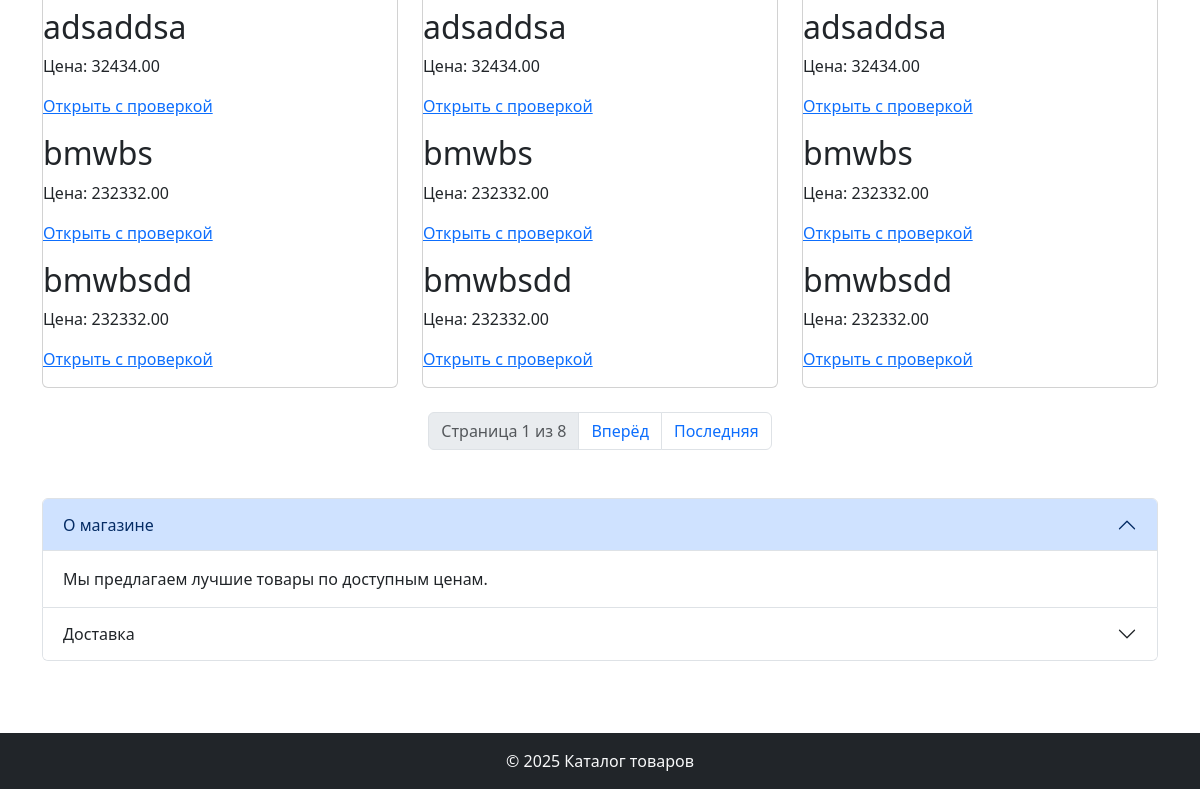
The app's page /shop/list/ (lower part), older data.
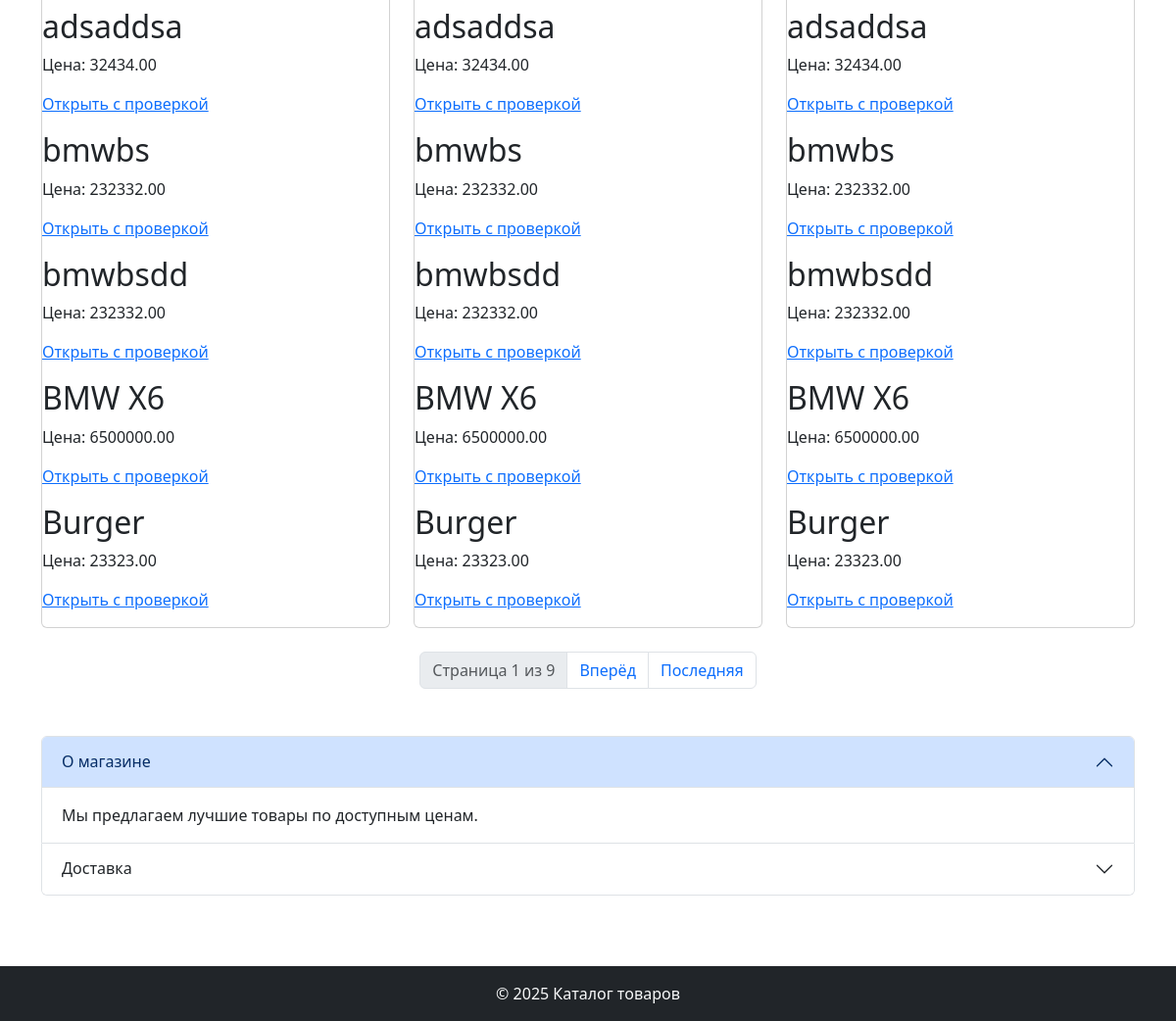
The same page, newer data.
### shop/models.py (models this page shows, shortened)
class Product(models.Model):
    title = models.CharField(max_length=30, verbose_name='название')
    description = models.TextField(verbose_name='описание', blank=True)
    price = models.DecimalField(max_digits=10,decimal_places=2, verbose_name='цена')
    available = models.BooleanField(verbose_name='наличие', default=True)
    data_added = models.DateField(auto_now_add=True, verbose_name='дата добавления')
    categories = models.ManyToManyField('Category', related_name='products')
    objects = ProductManager()

### shop/views.py (the view)
# urls.py: path('list/', product_list, name='product_list'),
def product_list(request):
    products = Product.objects.all()
    signed_products = []
    for p in products:
        signed_id = signing.dumps({"id": p.id})
        signed_products.append((p, signed_id))
    paginator = Paginator(products, 3)
    page_number = request.GET.get('page')
    page_obj = paginator.get_page(page_number)
    return render(request, 'products_list.html', {'products': page_obj.object_list, 'page_obj' : page_obj, 'signed_products': signed_products})

### shop/models.py (called while the page is built)
    def get_queryset(self):
        return ProductQuerySet(self.model, using=self._db)

### shop/templates/products_list.html (shortened to what this page needs)
<!DOCTYPE html>
<html>
<head>
    <link href="https://cdn.jsdelivr.net/npm/bootstrap@5.3.2/dist/css/bootstrap.min.css" rel="stylesheet">
</head>
<body class="d-flex flex-column min-vh-100">
<div class="container my-4">
    {% if products %}
        <div class="row g-4">
        {% for product in products %}
            <div class="col-md-4">
                <div class="card h-100">
                    {% for product, signed_id in signed_products %}
                  <div>
                    <h2>{{ product.title }}</h2>
                    <p>Цена: {{ product.price }}</p>
                    <p>
                      <a href="{% url 'check_product' signed_id %}">Открыть с проверкой</a>
                    </p>
                  </div>
                {% endfor %}
                </div>
            </div>
        {% endfor %}
        </div>
        <nav aria-label="Page navigation" class="mt-4">
            <ul class="pagination justify-content-center">
                <li class="page-item disabled">
                    <span class="page-link">Страница {{ page_obj.number }} из {{ page_obj.paginator.num_pages }}</span>
                </li>
                {% if page_obj.has_next %}
                    <li class="page-item"><a class="page-link" href="?page={{ page_obj.next_page_number }}">Вперёд</a></li>
                    <li class="page-item"><a class="page-link" href="?page={{ page_obj.paginator.num_pages }}">Последняя</a></li>
                {% endif %}
            </ul>
        </nav>
    {% else %}
        <div class="alert alert-warning">Товаров пока нет.</div>
    {% endif %}
    <div class="accordion my-5" id="infoAccordion">
      <div class="accordion-item">
        <h2 class="accordion-header">
          <button class="accordion-button" type="button" data-bs-toggle="collapse" data-bs-target="#about">
            О магазине
          </button>
        </h2>
        <div id="about" class="accordion-collapse collapse show" data-bs-parent="#infoAccordion">
          <div class="accordion-body">
            Мы предлагаем лучшие товары по доступным ценам.
          </div>
        </div>
      </div>
      <div class="accordion-item">
        <h2 class="accordion-header">
          <button class="accordion-button collapsed" type="button" data-bs-toggle="collapse" data-bs-target="#delivery">
            Доставка
          </button>
        </h2>
      </div>
    </div>
</div>
<footer class="bg-dark text-light text-center py-3 mt-auto">
  © 2025 Каталог товаров
</footer>
</body>
</html>

Row changes from the older to the newer data that the page shows:
added Product: title "BMW X6", price "6500000.00"
added Product: title "Burger", price "23323.00"
Text that changed along with them:
{{ page_obj.paginator.num_pages }}: "8" → "9"
